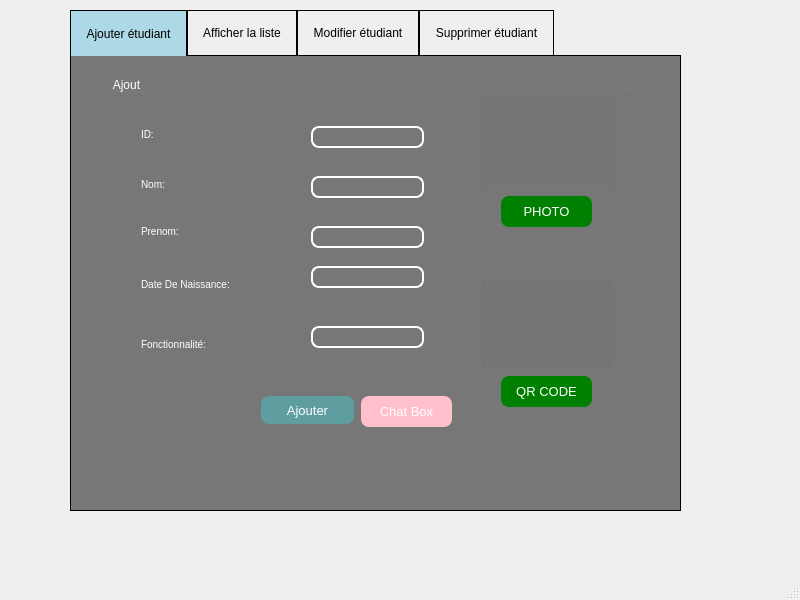
<?xml version="1.0" encoding="UTF-8"?>
<ui version="4.0">
 <class>MainWindow</class>
 <widget class="QMainWindow" name="MainWindow">
  <property name="geometry">
   <rect>
    <x>0</x>
    <y>0</y>
    <width>800</width>
    <height>600</height>
   </rect>
  </property>
  <property name="windowTitle">
   <string>MainWindow</string>
  </property>
  <widget class="QWidget" name="centralwidget">
   <widget class="QTabWidget" name="tabWidget">
    <property name="geometry">
     <rect>
      <x>70</x>
      <y>10</y>
      <width>611</width>
      <height>501</height>
     </rect>
    </property>
    <property name="styleSheet">
     <string notr="true">QWidget{
 background: transparent;
}

QTabWidget::pane {
  border: 1px solid;
  top:-1px; 
   background: rgba(0, 0, 0, 0.5); 
} 

QTabBar::tab {
  background: rgba(0,0,0,200); 
  background:transparent;
  border: 1px solid ; 
  padding: 15px;
} 

QTabBar::tab:selected { 
  background: lightblue; 
  margin-bottom: -1px; 
}
QGroupBox{color:white;}
QLineEdit
 { background-color: transparent;
  color: #F5F5DC
;
  border: 1.5px solid white; 
border-radius: 8px;
}
QLabel{background:transparent;
border:none;
color:white;
font-size: 10px;}
</string>
    </property>
    <property name="currentIndex">
     <number>0</number>
    </property>
    <widget class="QWidget" name="tab">
     <attribute name="title">
      <string>Ajouter étudiant</string>
     </attribute>
     <widget class="QGroupBox" name="groupBox">
      <property name="geometry">
       <rect>
        <x>40</x>
        <y>20</y>
        <width>521</width>
        <height>401</height>
       </rect>
      </property>
      <property name="title">
       <string>Ajout</string>
      </property>
      <widget class="QLabel" name="label">
       <property name="geometry">
        <rect>
         <x>30</x>
         <y>50</y>
         <width>56</width>
         <height>16</height>
        </rect>
       </property>
       <property name="text">
        <string>ID:</string>
       </property>
      </widget>
      <widget class="QLabel" name="label_3">
       <property name="geometry">
        <rect>
         <x>30</x>
         <y>100</y>
         <width>56</width>
         <height>16</height>
        </rect>
       </property>
       <property name="text">
        <string>Nom:</string>
       </property>
      </widget>
      <widget class="QLabel" name="label_5">
       <property name="geometry">
        <rect>
         <x>30</x>
         <y>140</y>
         <width>131</width>
         <height>31</height>
        </rect>
       </property>
       <property name="text">
        <string>Prenom:</string>
       </property>
      </widget>
      <widget class="QLineEdit" name="id">
       <property name="geometry">
        <rect>
         <x>200</x>
         <y>50</y>
         <width>113</width>
         <height>22</height>
        </rect>
       </property>
      </widget>
      <widget class="QLineEdit" name="nom">
       <property name="geometry">
        <rect>
         <x>200</x>
         <y>100</y>
         <width>113</width>
         <height>22</height>
        </rect>
       </property>
      </widget>
      <widget class="QLineEdit" name="per">
       <property name="geometry">
        <rect>
         <x>200</x>
         <y>150</y>
         <width>113</width>
         <height>22</height>
        </rect>
       </property>
      </widget>
      <widget class="QPushButton" name="add_btn">
       <property name="geometry">
        <rect>
         <x>150</x>
         <y>320</y>
         <width>93</width>
         <height>28</height>
        </rect>
       </property>
       <property name="styleSheet">
        <string notr="true">QPushButton{border-radius: 8px;
background :#5F9EA0
;
color: white;
font-size:13px;
}</string>
       </property>
       <property name="text">
        <string>Ajouter</string>
       </property>
      </widget>
      <widget class="QLabel" name="label_2">
       <property name="geometry">
        <rect>
         <x>30</x>
         <y>200</y>
         <width>161</width>
         <height>16</height>
        </rect>
       </property>
       <property name="text">
        <string>Date De Naissance:</string>
       </property>
      </widget>
      <widget class="QLineEdit" name="date">
       <property name="geometry">
        <rect>
         <x>200</x>
         <y>190</y>
         <width>113</width>
         <height>22</height>
        </rect>
       </property>
      </widget>
      <widget class="QLabel" name="label_4">
       <property name="geometry">
        <rect>
         <x>30</x>
         <y>260</y>
         <width>91</width>
         <height>16</height>
        </rect>
       </property>
       <property name="text">
        <string>Fonctionnalité:</string>
       </property>
      </widget>
      <widget class="QLineEdit" name="fonc">
       <property name="geometry">
        <rect>
         <x>200</x>
         <y>250</y>
         <width>113</width>
         <height>22</height>
        </rect>
       </property>
      </widget>
      <widget class="QGroupBox" name="groupBox_4">
       <property name="geometry">
        <rect>
         <x>370</x>
         <y>20</y>
         <width>131</width>
         <height>91</height>
        </rect>
       </property>
       <property name="title">
        <string/>
       </property>
      </widget>
      <widget class="QGroupBox" name="groupBox_5">
       <property name="geometry">
        <rect>
         <x>370</x>
         <y>200</y>
         <width>131</width>
         <height>91</height>
        </rect>
       </property>
       <property name="title">
        <string/>
       </property>
      </widget>
      <widget class="QPushButton" name="pushButton_13">
       <property name="geometry">
        <rect>
         <x>390</x>
         <y>120</y>
         <width>91</width>
         <height>31</height>
        </rect>
       </property>
       <property name="styleSheet">
        <string notr="true">QPushButton{border-radius: 8px;
background :green
;
color: white;
font-size:13px;
}</string>
       </property>
       <property name="text">
        <string>PHOTO</string>
       </property>
      </widget>
      <widget class="QPushButton" name="pushButton_7">
       <property name="geometry">
        <rect>
         <x>390</x>
         <y>300</y>
         <width>91</width>
         <height>31</height>
        </rect>
       </property>
       <property name="styleSheet">
        <string notr="true">QPushButton{border-radius: 8px;
background :green
;
color: white;
font-size:13px;
}</string>
       </property>
       <property name="text">
        <string>QR CODE</string>
       </property>
      </widget>
      <widget class="QPushButton" name="pushButton_15">
       <property name="geometry">
        <rect>
         <x>250</x>
         <y>320</y>
         <width>91</width>
         <height>31</height>
        </rect>
       </property>
       <property name="styleSheet">
        <string notr="true">QPushButton{border-radius: 8px;
background :pink

;
color: white;
font-size:13px;
}</string>
       </property>
       <property name="text">
        <string>Chat Box</string>
       </property>
      </widget>
     </widget>
    </widget>
    <widget class="QWidget" name="tab_2">
     <attribute name="title">
      <string>Afficher la liste</string>
     </attribute>
     <widget class="QTableView" name="tab_employes">
      <property name="geometry">
       <rect>
        <x>10</x>
        <y>60</y>
        <width>531</width>
        <height>291</height>
       </rect>
      </property>
     </widget>
     <widget class="QLineEdit" name="lineEdit_113">
      <property name="geometry">
       <rect>
        <x>370</x>
        <y>10</y>
        <width>221</width>
        <height>31</height>
       </rect>
      </property>
      <property name="styleSheet">
       <string notr="true">QLineEdit
 { background-color: transparent;
  color: #F5F5DC
;
  border: 1.5px solid white; 
border-radius: 8px;
}</string>
      </property>
      <property name="text">
       <string/>
      </property>
     </widget>
     <widget class="QLabel" name="label_18">
      <property name="geometry">
       <rect>
        <x>380</x>
        <y>-30</y>
        <width>31</width>
        <height>111</height>
       </rect>
      </property>
      <property name="styleSheet">
       <string notr="true">QLabel
{background : transparent;
}</string>
      </property>
      <property name="text">
       <string/>
      </property>
      <property name="pixmap">
       <pixmap>../../../Downloads/su.png</pixmap>
      </property>
      <property name="indent">
       <number>0</number>
      </property>
     </widget>
     <widget class="QLineEdit" name="lineEdit_114">
      <property name="geometry">
       <rect>
        <x>420</x>
        <y>10</y>
        <width>111</width>
        <height>31</height>
       </rect>
      </property>
      <property name="cursor">
       <cursorShape>ArrowCursor</cursorShape>
      </property>
      <property name="styleSheet">
       <string notr="true">QLineEdit {background:transparent;
border:none;
color:white;
font-size: 10px;
}</string>
      </property>
      <property name="text">
       <string>Rechercher </string>
      </property>
     </widget>
    </widget>
    <widget class="QWidget" name="tab_4">
     <attribute name="title">
      <string>Modifier étudiant</string>
     </attribute>
     <widget class="QGroupBox" name="groupBox_3">
      <property name="geometry">
       <rect>
        <x>40</x>
        <y>20</y>
        <width>521</width>
        <height>401</height>
       </rect>
      </property>
      <property name="title">
       <string>Modification</string>
      </property>
      <widget class="QLabel" name="label_6">
       <property name="geometry">
        <rect>
         <x>30</x>
         <y>50</y>
         <width>56</width>
         <height>16</height>
        </rect>
       </property>
       <property name="text">
        <string>ID:</string>
       </property>
      </widget>
      <widget class="QLabel" name="label_7">
       <property name="geometry">
        <rect>
         <x>30</x>
         <y>100</y>
         <width>56</width>
         <height>16</height>
        </rect>
       </property>
       <property name="text">
        <string>Nom:</string>
       </property>
      </widget>
      <widget class="QLabel" name="label_8">
       <property name="geometry">
        <rect>
         <x>30</x>
         <y>140</y>
         <width>131</width>
         <height>31</height>
        </rect>
       </property>
       <property name="text">
        <string>Prenom:</string>
       </property>
      </widget>
      <widget class="QLineEdit" name="id_mod">
       <property name="geometry">
        <rect>
         <x>200</x>
         <y>50</y>
         <width>113</width>
         <height>22</height>
        </rect>
       </property>
      </widget>
      <widget class="QLineEdit" name="nom_mod">
       <property name="geometry">
        <rect>
         <x>200</x>
         <y>100</y>
         <width>113</width>
         <height>22</height>
        </rect>
       </property>
      </widget>
      <widget class="QLineEdit" name="per_mod">
       <property name="geometry">
        <rect>
         <x>200</x>
         <y>150</y>
         <width>113</width>
         <height>22</height>
        </rect>
       </property>
      </widget>
      <widget class="QPushButton" name="mod_btn">
       <property name="geometry">
        <rect>
         <x>400</x>
         <y>300</y>
         <width>93</width>
         <height>28</height>
        </rect>
       </property>
       <property name="styleSheet">
        <string notr="true">QPushButton{border-radius: 8px;
background :green
;
color: white;
font-size:13px;
}</string>
       </property>
       <property name="text">
        <string>Modifier</string>
       </property>
      </widget>
      <widget class="QLabel" name="label_10">
       <property name="geometry">
        <rect>
         <x>30</x>
         <y>200</y>
         <width>161</width>
         <height>16</height>
        </rect>
       </property>
       <property name="text">
        <string>Date De Naissance:</string>
       </property>
      </widget>
      <widget class="QLineEdit" name="date_mod">
       <property name="geometry">
        <rect>
         <x>200</x>
         <y>190</y>
         <width>113</width>
         <height>22</height>
        </rect>
       </property>
      </widget>
      <widget class="QLabel" name="label_11">
       <property name="geometry">
        <rect>
         <x>30</x>
         <y>260</y>
         <width>91</width>
         <height>16</height>
        </rect>
       </property>
       <property name="text">
        <string>Fonctionnalité:</string>
       </property>
      </widget>
      <widget class="QLineEdit" name="fonc_mod">
       <property name="geometry">
        <rect>
         <x>200</x>
         <y>250</y>
         <width>113</width>
         <height>22</height>
        </rect>
       </property>
      </widget>
      <widget class="QGroupBox" name="groupBox_6">
       <property name="geometry">
        <rect>
         <x>370</x>
         <y>30</y>
         <width>131</width>
         <height>91</height>
        </rect>
       </property>
       <property name="title">
        <string>PHOTO</string>
       </property>
      </widget>
     </widget>
    </widget>
    <widget class="QWidget" name="tab_3">
     <attribute name="title">
      <string>Supprimer étudiant</string>
     </attribute>
     <widget class="QGroupBox" name="groupBox_2">
      <property name="geometry">
       <rect>
        <x>60</x>
        <y>40</y>
        <width>281</width>
        <height>201</height>
       </rect>
      </property>
      <property name="title">
       <string>Suppression</string>
      </property>
      <widget class="QLabel" name="label_9">
       <property name="geometry">
        <rect>
         <x>30</x>
         <y>70</y>
         <width>56</width>
         <height>16</height>
        </rect>
       </property>
       <property name="text">
        <string>ID</string>
       </property>
      </widget>
      <widget class="QLineEdit" name="del_id">
       <property name="geometry">
        <rect>
         <x>130</x>
         <y>70</y>
         <width>113</width>
         <height>22</height>
        </rect>
       </property>
      </widget>
      <widget class="QPushButton" name="del_btn">
       <property name="geometry">
        <rect>
         <x>110</x>
         <y>140</y>
         <width>93</width>
         <height>28</height>
        </rect>
       </property>
       <property name="styleSheet">
        <string notr="true">QPushButton{border-radius: 8px;
background :red
;
color: white;
font-size:13px;
}</string>
       </property>
       <property name="text">
        <string>Supprimer</string>
       </property>
      </widget>
     </widget>
    </widget>
   </widget>
   <widget class="QLabel" name="label_12">
    <property name="geometry">
     <rect>
      <x>-10</x>
      <y>0</y>
      <width>1491</width>
      <height>881</height>
     </rect>
    </property>
    <property name="text">
     <string/>
    </property>
    <property name="pixmap">
     <pixmap>../djjjj.jpg</pixmap>
    </property>
   </widget>
   <zorder>label_12</zorder>
   <zorder>tabWidget</zorder>
  </widget>
  <widget class="QMenuBar" name="menubar">
   <property name="geometry">
    <rect>
     <x>0</x>
     <y>0</y>
     <width>800</width>
     <height>26</height>
    </rect>
   </property>
  </widget>
  <widget class="QStatusBar" name="statusbar"/>
 </widget>
 <resources/>
 <connections/>
</ui>
